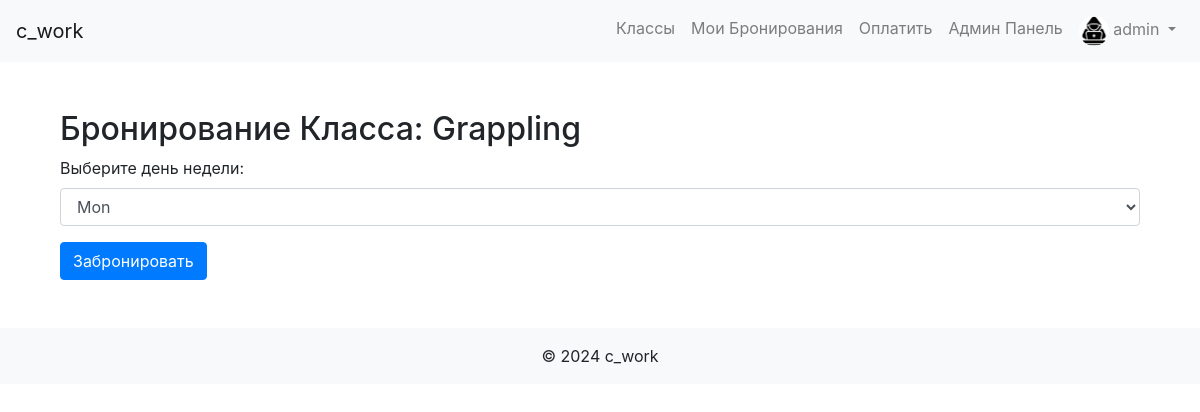
The page /book_class/8 (signed in) on the database its author committed.
### app/models.py (models this page shows, shortened)
class User(db.Model, UserMixin):
    id = db.Column(db.Integer, primary_key=True)
    username = db.Column(db.String(20), unique=True, nullable=False)
    email = db.Column(db.String(120), unique=True, nullable=False)
    password = db.Column(db.String(60), nullable=False)
    is_admin = db.Column(db.Boolean, default=False)
    avatar = db.Column(db.String(120), nullable=True, default='user.png')  # Поле для аватара
    date_registered = db.Column(db.DateTime, nullable=False, default=datetime.utcnow)  # Дата регистрации
    last_login = db.Column(db.DateTime, nullable=True)  # Последний вход
    bookings = db.relationship('Booking', backref='user', lazy=True)
    payments = db.relationship('Payment', backref='user', lazy=True)

class Class(db.Model):
    id = db.Column(db.Integer, primary_key=True)
    name = db.Column(db.String(100), nullable=False)
    description = db.Column(db.Text, nullable=True)
    schedule = db.Column(db.DateTime, nullable=False)
    capacity = db.Column(db.Integer, default=10, nullable=False)
    days_of_week = db.Column(db.String(100), nullable=False)
    extra_info = db.Column(db.Text, nullable=True)
    image_filename = db.Column(db.String(100), nullable=True)
    bookings = db.relationship('Booking', backref='class_', lazy=True, cascade='all, delete-orphan')

### app/routes.py (the view, shortened to what this page needs)
@main_bp.route('/book_class/<int:class_id>', methods=['GET', 'POST'])
@login_required
def book_class(class_id):
    class_ = Class.query.get_or_404(class_id)
    form = SelectDayForm()
    available_days = [day.strip() for day in class_.days_of_week.split(',')]
    form.day.choices = [(day, day) for day in available_days]
    return render_template('book_class.html', class_=class_, form=form, available_days=available_days)

### app/forms.py
class SelectDayForm(FlaskForm):
    day = SelectField('День Недели', validators=[DataRequired()], choices=[])
    submit = SubmitField('Забронировать')

### app/models.py (called while the page is built)
@login_manager.user_loader
def load_user(user_id):
    return User.query.get(int(user_id))

### app/templates/book_class.html (shortened to what this page needs)
{% extends "base.html" %}
{% block content %}
<div class="container mt-5">
    <h2>Бронирование Класса: {{ class_.name }}</h2>
    <form method="POST">
        <div class="form-group">
            <label for="day">Выберите день недели:</label>
            <select name="day" id="day" class="form-control" required>
                {% for day in available_days %}
                    <option value="{{ day }}">{{ day }}</option>
                {% endfor %}
            </select>
        </div>
        <button type="submit" class="btn btn-primary">Забронировать</button>
    </form>
</div>
{% endblock %}

### app/templates/base.html (shortened to what this page needs)
<!DOCTYPE html>
<html lang="ru">
<head>
    <link rel="stylesheet" href="https://stackpath.bootstrapcdn.com/bootstrap/4.5.0/css/bootstrap.min.css">
    <link rel="stylesheet" href="{{ url_for('static', filename='css/styles.css') }}">
</head>
<body>
    <nav class="navbar navbar-expand-lg navbar-light bg-light">
        <a class="navbar-brand" href="{{ url_for('main.home') }}">c_work</a>
        <div class="collapse navbar-collapse" id="navbarNav">
            <ul class="navbar-nav ml-auto">
                {% if current_user.is_authenticated %}
                    <li class="nav-item">
                        <a class="nav-link" href="{{ url_for('main.classes') }}">Классы</a>
                    </li>
                    <li class="nav-item">
                        <a class="nav-link" href="{{ url_for('main.my_bookings') }}">Мои Бронирования</a>
                    </li>
                    <li class="nav-item">
                        <a class="nav-link" href="{{ url_for('main.process_payment') }}">Оплатить</a>
                    </li>
                    {% if current_user.is_admin %}
                        <li class="nav-item">
                            <a class="nav-link" href="{{ url_for('admin.admin_panel') }}">Админ Панель</a>
                        </li>
                    {% endif %}
                    <li class="nav-item dropdown">
                        <a class="nav-link dropdown-toggle" href="#" id="navbarDropdown" role="button" data-toggle="dropdown"
                           aria-haspopup="true" aria-expanded="false">
                            <img src="{{ url_for('static', filename='images/' + (current_user.avatar or 'user.png')) }}"
                                 alt="Avatar" class="rounded-circle" width="30" height="30">
                            {{ current_user.username }}
                        </a>
                    </li>
                {% endif %}
            </ul>
        </div>
    </nav>
    <div class="container">
        {% block content %}{% endblock %}
    </div>
    <footer class="footer bg-light text-center py-3 mt-5">
        <span>&copy; 2024 c_work</span>
    </footer>
</body>
</html>

### rows shown on the page
User: avatar (picture), username "admin"
Class: name "Grappling"

### other values the page prints
form field day "Mon"
